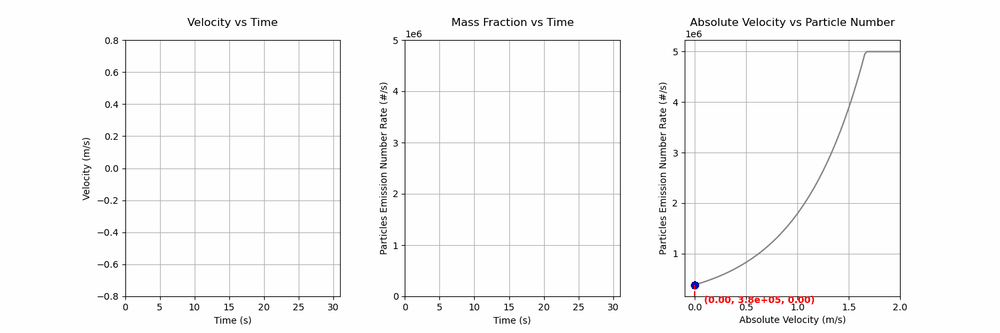
#> input picture mergegif/velocity_massfraction_animation.gif, 1000 x 333 px, shrunk from 1500 x 500 before the run
$ python merge.py
#> lines starting #> are read from the running program, lines starting #| are printed output that depends on the picture
from PIL import Image

def merge_gifs_vertically(gif1_path, gif2_path, output_path):
    # Open the first GIF file
#> called with gif1_path = 'velocity_massfraction_animation.gif', gif2_path = 'output.gif', output_path = 'merged.gif'
    gif1 = Image.open(gif1_path)
#> gif1 is the input picture: PIL image 1000x333 P; mean R, G, B 248.3, 248.1, 248.1

    # Open the second GIF file
    gif2 = Image.open(gif2_path)
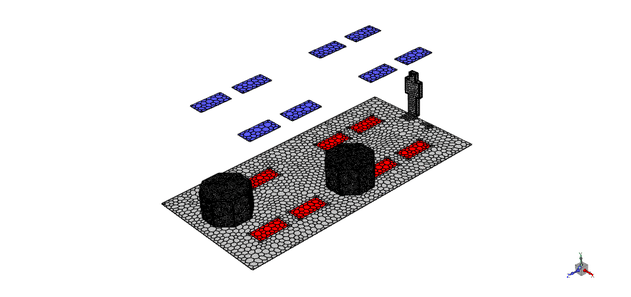
#> input picture mergegif/output.gif, 631 x 297 px, shrunk from 946 x 445 before the run
#> gif2 is the input picture: PIL image 631x297 P; mean R, G, B 231, 229.3, 230.6

    # Get the number of frames in both GIFs
    frames1 = gif1.n_frames
#> frames1 = 1
    frames2 = gif2.n_frames
#> frames2 = 1

    # Get the longer duration between the two GIFs
    longer_duration = max(gif1.info.get('duration', 100) * frames1, gif2.info.get('duration', 100) * frames2)
#> longer_duration = 100

    # Calculate the total number of frames after merging
    total_frames = max(frames1, frames2)
#> total_frames = 1

    # Create a new list of images to store the merged frames
    merged_frames = []

    # Loop to concatenate the frames from both GIFs
    for i in range(total_frames):
        # Calculate the current frame index in both GIFs
        gif1_index = i % frames1
        gif2_index = i % frames2

        # Extract the image of the current frame
        gif1.seek(gif1_index)
        frame1 = gif1.copy().convert('RGBA')
        gif2.seek(gif2_index)
        frame2 = gif2.copy().convert('RGBA')

        # Adjust the size of both frames to fit the concatenation
        width = max(frame1.width, frame2.width)
        height = frame1.height + frame2.height

        # Create a new image to store the merged frame (set the image mode to RGB
        # Extract the image of the current frame
        gif1.seek(gif1_index)
        frame1 = gif1.copy().convert('RGBA')
        gif2.seek(gif2_index)
        frame2 = gif2.copy().convert('RGBA')

        # Adjust the size of both frames to fit the concatenation
        width = max(frame1.width, frame2.width)
        height = frame1.height + frame2.height
        merged_frame = Image.new('RGBA', (width, height), (255, 255, 255, 0))

        # Calculate the horizontal offset for centering the images
        offset_x1 = (width - frame1.width) // 2
        offset_x2 = (width - frame2.width) // 2

        # Copy the first image to the merged image
        merged_frame.paste(frame1, (offset_x1, 0), mask=frame1)

        # Copy the second image to the merged image
        merged_frame.paste(frame2, (offset_x2, frame1.height), mask=frame2)

        # Set the delay time for the current frame
        merged_frame.info['duration'] = max(frame1.info.get('duration', 100), frame2.info.get('duration', 100))

        # Add the current frame to the list of merged frames
        merged_frames.append(merged_frame)
#> this loop made 1 pass
#> (gif1_index, gif2_index) on pass 1: (0, 0)
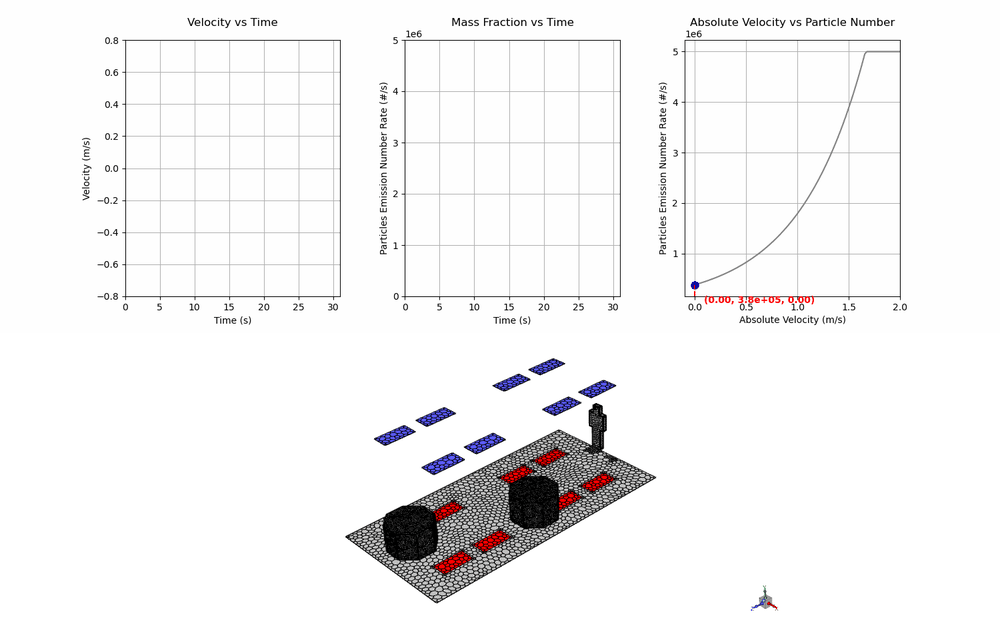
#> merged_frame: PIL image 1000x630 RGBA; mean R, G, B, A 244.3, 243.7, 244.1, 210.6; transparent parts drawn white
#> after the loop, merged_frame.info = {'duration': 100}; merged_frames = 1 item

    # Save the merged GIF file
    merged_frames[0].save(output_path, save_all=True, append_images=merged_frames[1:], optimize=False, loop=0)

    print("GIF file has been merged!")


# usagesize
gif2_path = 'output.gif'  # Path to the first GIF file
gif1_path = 'velocity_massfraction_animation.gif'  # Path to the second GIF file
output_path = 'merged.gif'  # Path for the merged GIF file

merge_gifs_vertically(gif1_path, gif2_path, output_path)
